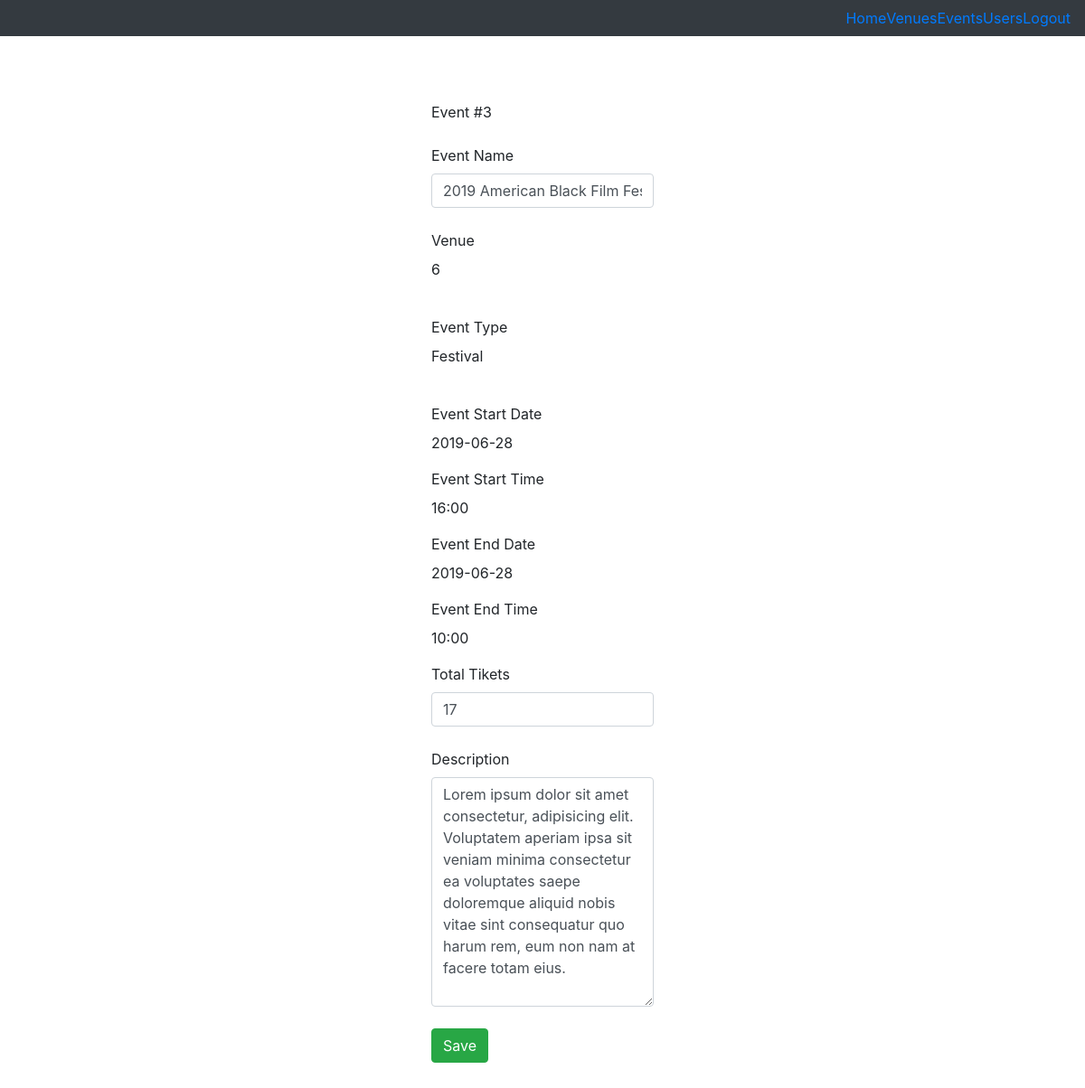
Before: /edit-event/3 (signed in) with the older database file.
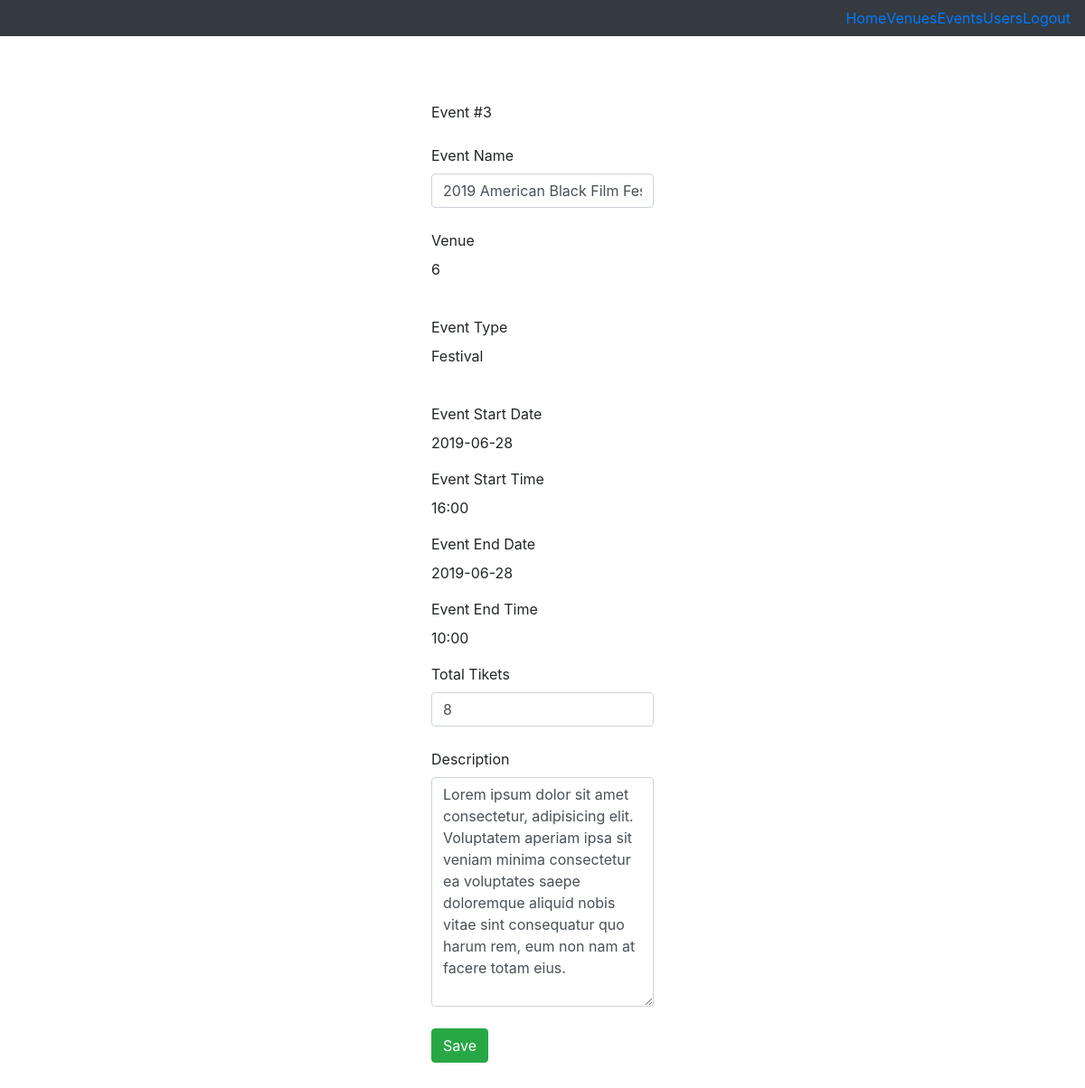
After: the same page with the newer database file.
### tables this page shows
CREATE TABLE 'events' ( eventID INTEGER PRIMARY KEY AUTOINCREMENT NOT NULL,'eventName' VARCHAR NOT NULL,'ticketsLeft' INTEGER NOT NULL,
  type VARCHAR NOT NULL,'startDate' date NOT NULL,'endDate' date NOT NULL,
  description VARCHAR NOT NULL,
  venueID INTEGER NOT NULL,
  adminID INTEGER NOT NULL
, 'endTime'  time NOT NULL  , 'startTime'  time NOT NULL  );

### application.py (the view)
@app.route("/edit-event/<eventID>", methods=["GET", "POST"])
@login_required
def edit_Event(eventID):
    if 'admin' not in session.keys():
        return redirect("/")
    if request.method == "POST":
        if not eventID:
            msg = "no event id"
            return render_template("error.html", msg=msg)
        if not request.form.get("eventName"):
            msg = "You did not enter a name for the event."
            return render_template("error.html", msg=msg)
        elif not request.form.get("tickets"):
            msg = "You didn't enter a number of tickets."
            return render_template("error.html", msg=msg)
        elif not request.form.get("eventDescription"):
            msg = "You didn't enter a description for the event."
            return render_template("error.html", msg=msg)
        else:
            db.execute(editEvent, eventName=request.form.get("eventName"), ticketsLeft=request.form.get("tickets"), description=request.form.get("eventDescription"), eventID=eventID)
            msg = "Venue updated."
            return redirect("/admin")
    else:
        if not eventID:
            msg = "no event id"
            return render_template("error.html", msg=msg)
        else:
            event = db.execute(eventQry, eventID=eventID)
            return render_template("editEvent.html", event=event[0])

### application.py (called while the page is built)
@app.after_request
def after_request(response):
    response.headers["Cache-Control"] = "no-cache, no-store, must-revalidate"
    response.headers["Expires"] = 0
    response.headers["Pragma"] = "no-cache"
    return response

### helpers.py (called while the page is built)
def login_required(f):
    @wraps(f)
    def decorated_function(*args, **kwargs):
        if session.get("user_id") is None:
            return redirect("/login")
        return f(*args, **kwargs)
    return decorated_function

### templates/editEvent.html (shortened to what this page needs)
{% extends "baseadmin.html" %}
{% block body %}
    <br>
    <div class="container col-lg-3 col-md-6 col-sm-12" centered>
    <div >
        Event #{{event.eventID}}
    </div><br>
        <form action="{{ '/edit-event/%s'%event.eventID|urlencode }}" method="POST">
        <div class="form-group">
            <label for="eventName">Event Name</label><br>
            <input class="form-control" autofocus required id="eventName" name="eventName" value='{{event.eventName}}'><br>
            <label for="venues">Venue</label><br>
            <p name="venues" id="venues">{{event.venueID}}</p><br>
            <label for="eventType">Event Type</label><br>
            <p name="eventType" id="eventType">{{event.type}}</p><br>
            <label for="eventStartDate">Event Start Date</label><br>
            <p id="eventStartDate" name="eventStartDate">{{event.startDate}}</p>
            <label for="eventStartTime">Event Start Time</label><br>
            <p id="eventStartTime" name="eventStartTime">{{event.startTime}}</p>
            <label for="eventEndDate">Event End Date</label><br>
            <p id="eventEndDate" name="eventEndDate">{{event.endDate}}</p>
            <label for="eventEndTime">Event End Time</label><br>
            <p id="eventEndTime" name="eventEndTime">{{event.endTime}}</p>
            <label for="tickets">Total Tikets</label><br>
            <input class="form-control" required id="tickets" name="tickets" value='{{event.ticketsLeft}}'><br>
            <label for="eventDescription">Description</label><br>
            <textarea class="form-control" rows="10" cols="50" id="eventDescription" name="eventDescription">{{event.description}}</textarea><br>
            <button type="submit" class="btn btn-success">Save</button>
        </div>
    </form>
    </div>
{%endblock %}

Changed rows visible on the page:
changed events "Festival": tickets "17" → "8"
